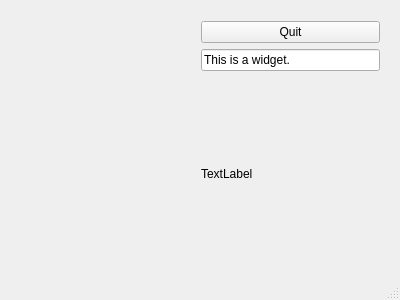
<?xml version="1.0" encoding="UTF-8"?>
<ui version="4.0">
 <class>MainWindow</class>
 <widget class="QMainWindow" name="MainWindow">
  <property name="geometry">
   <rect>
    <x>0</x>
    <y>0</y>
    <width>400</width>
    <height>300</height>
   </rect>
  </property>
  <property name="windowTitle">
   <string>MainWindow</string>
  </property>
  <widget class="QWidget" name="centralWidget">
   <widget class="QWidget" name="">
    <property name="geometry">
     <rect>
      <x>10</x>
      <y>10</y>
      <width>381</width>
      <height>271</height>
     </rect>
    </property>
    <layout class="QGridLayout" name="gridLayout_2">
     <item row="0" column="0">
      <layout class="QVBoxLayout" name="verticalLayout">
       <item>
        <layout class="QGridLayout" name="gridLayout"/>
       </item>
       <item>
        <spacer name="horizontalSpacer">
         <property name="orientation">
          <enum>Qt::Horizontal</enum>
         </property>
         <property name="sizeHint" stdset="0">
          <size>
           <width>178</width>
           <height>20</height>
          </size>
         </property>
        </spacer>
       </item>
      </layout>
     </item>
     <item row="0" column="1">
      <layout class="QVBoxLayout" name="verticalLayout_2">
       <item>
        <widget class="QPushButton" name="pushButton">
         <property name="text">
          <string>Quit</string>
         </property>
        </widget>
       </item>
       <item>
        <widget class="QLineEdit" name="lineEdit">
         <property name="text">
          <string>This is a widget.</string>
         </property>
        </widget>
       </item>
       <item>
        <widget class="QLabel" name="label">
         <property name="text">
          <string>TextLabel</string>
         </property>
        </widget>
       </item>
      </layout>
     </item>
    </layout>
   </widget>
  </widget>
  <widget class="QStatusBar" name="statusBar"/>
 </widget>
 <layoutdefault spacing="6" margin="11"/>
 <resources/>
 <connections/>
</ui>
